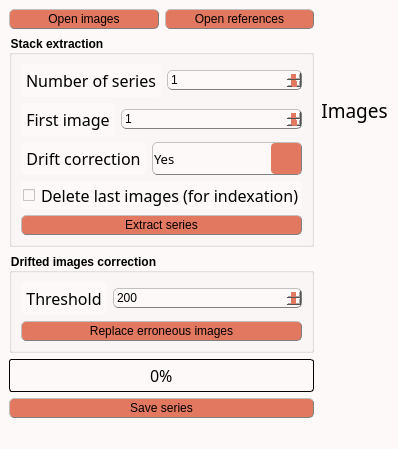
<?xml version="1.0" encoding="UTF-8"?>
<ui version="4.0">
 <class>MainWindow</class>
 <widget class="QMainWindow" name="MainWindow">
  <property name="windowModality">
   <enum>Qt::WindowModal</enum>
  </property>
  <property name="geometry">
   <rect>
    <x>0</x>
    <y>0</y>
    <width>347</width>
    <height>429</height>
   </rect>
  </property>
  <property name="sizePolicy">
   <sizepolicy hsizetype="Preferred" vsizetype="Preferred">
    <horstretch>0</horstretch>
    <verstretch>0</verstretch>
   </sizepolicy>
  </property>
  <property name="contextMenuPolicy">
   <enum>Qt::PreventContextMenu</enum>
  </property>
  <property name="windowTitle">
   <string>Extract mosaic</string>
  </property>
  <property name="windowOpacity">
   <double>1.000000000000000</double>
  </property>
  <property name="autoFillBackground">
   <bool>false</bool>
  </property>
  <property name="styleSheet">
   <string notr="true">/* Couleur du fond, label, combobox, progressbar vide et spin box */
QWidget, QLabel, QComboBox, QProgressBar, QSpinBox {background-color: rgb(253, 249, 248)}

/* Couleur quand inactif */
QPushButton:disabled, QComboBox:disabled, QSpinBox:disabled {background-color: rgba(243, 98, 64,150)}

/* Couleur des boutons et des selecteurs */
QPushButton, QComboBox::drop-down:button, QComboBox::down-arrow, QComboBox::down-arrow:disabled, QSpinBox::drop-down:button, QSpinBox::down-arrow, QSpinBox::down-arrow:disabled, QSpinBox::drop-up:button, QSpinBox::up-arrow, QSpinBox::up-arrow:disabled, QSlider::handle:horizontal {background-color: rgb(226, 120, 95)}

/* Couleur des bordures de même couleur que les boutons */
QComboBox::drop-down:button, QSpinBox::drop-down:button, QSpinBox::drop-up:button {border-color: rgb(193, 167, 181)}

/* Couleur des textes */
QLabel, QPushButton, QPushButton:hover, QCheckBox, QComboBox, Line, QTextEdit, QSpinBox {color: rgb(0, 0, 0)}

/* style des bordures 1 */
QLabel, QPushButton, QPushButton:hover, QComboBox, QSpinBox  {
	border-style : outset;
	min-width : 5em;
}

/* style des bordures 2 */
QPushButton, QPushButton:hover, QComboBox, QSpinBox  {
	border-radius: 5px;
	border-width: 1px;
	border-color: gray;
}

/* Font 1 */
QPushButton, QPushButton:hover, QCheckBox, QProgressBar {font: 12pt &quot;Noto Sans Cond&quot;}

/* Font 2 */
QComboBox, QTextEdit, QSpinBox {font: 10pt &quot;Noto Sans Cond&quot;}

/* Padding 1 */
QLabel, QComboBox, QComboBox::down-arrow, QSpinBox, QSpinBox::down-arrow, QSpinBox::up-arrow {padding : 1px;}

/* Padding 2 */
QPushButton, QPushButton:hover, QCheckBox {padding : 2px;}

QLabel {
	Border-radius : 5px;
	border-width : 0px;
	border-color : black;
	font : 14pt &quot;Noto Sans Cond&quot;;
}

/* Gestion taille des QCheckBoxes */
QCheckBox::indicator:unchecked, QCheckBox::indicator:unchecked:hover, QCheckBox::indicator:checked, QCheckBox::indicator:checked:hover  {
	width :12px;
	height : 12px;
}

QPushButton:hover {background-color: rgb(243, 98, 64);}

QCheckBox::indicator:unchecked {image: url(icons/uncheck_icon.png);}

QCheckBox::indicator:unchecked:hover {image: url(icons/uncheck_hover_icon.png);}

QCheckBox::indicator:checked {image: url(icons/Check_icon.png);}

QCheckBox::indicator:checked:hover {image: url(icons/Check_hover_icon.png);}

QComboBox::drop-down:button{
	border-radius: 4px;
	border-width: 1px;
	width: 30px;
}

QComboBox::down-arrow {
	 image : url(icons/Arrow_down.png); 
    width: 12px;
    height: 12px;
}

Line{
	format: plain;
	midLine-Width : 1px;
}

QFrame[height=&quot;3&quot;], QFrame[width=&quot;3&quot;] {background-color: #3A3939;}

QTextEdit{
	background-color: rgb(255, 255, 255);
	border-style: solid;
	border-radius: 5px;
	border-width: 1px;
	border-color: black;
}

QLineEdit {font : 12pt &quot;Noto Sans Cond&quot;;}

/* Gestion taille des QLineEdit */
QLineEdit::indicator:unchecked, QLineEdit::indicator:unchecked:hover, QLineEdit::indicator:checked, QLineEdit::indicator:checked:hover  {
	border-color: black;
}

QHBoxLayout {background-color: rgb(0, 240, 240, 50);}

QProgressBar {
	text-align: center;
	border: 1px solid black;
	border-radius: 3px;
 }

 QProgressBar::chunk {
	background-color: rgb(243, 98, 64);
	width: 15px;
	margin : 0.5px;
 }

QSpinBox::drop-down:button, QSpinBox::drop-up:button {
	border-radius: 2px;
	border-width: 1px;
	width: 36px;
}

QSpinBox::down-arrow {
	image : url(icons/Arrow_down.png);
    width: 24px;
    height: 22px;
}

QSpinBox::up-arrow {
	image : url(icons/Arrow_up.png);
    width: 24px;
    height: 22px;
}

QSlider::groove:horizontal {
    border: 1px solid #999999;
    height: 2px; /* the groove expands to the size of the slider by default. by giving it a height, it has a fixed size */
    background-color: rgb(0, 0, 0);
    margin: 1px 0;
}

QSlider::handle:horizontal {
    border: 1px solid #5c5c5c;
    width: 15px;
    height: 30px;
    margin: -10px 0; /* handle is placed by default on the contents rect of the groove. Expand outside the groove */
    border-radius: 3px;
}

QGroupBox {
    font-weight: bold;
}</string>
  </property>
  <property name="toolButtonStyle">
   <enum>Qt::ToolButtonIconOnly</enum>
  </property>
  <widget class="QWidget" name="centralwidget">
   <property name="autoFillBackground">
    <bool>false</bool>
   </property>
   <property name="styleSheet">
    <string notr="true"/>
   </property>
   <layout class="QHBoxLayout" name="horizontalLayout_7">
    <item>
     <layout class="QHBoxLayout" name="horizontalLayout_5">
      <item>
       <layout class="QVBoxLayout" name="verticalLayout_2">
        <item>
         <layout class="QHBoxLayout" name="horizontalLayout_6">
          <item>
           <widget class="QPushButton" name="OpenData">
            <property name="sizePolicy">
             <sizepolicy hsizetype="Preferred" vsizetype="Fixed">
              <horstretch>0</horstretch>
              <verstretch>0</verstretch>
             </sizepolicy>
            </property>
            <property name="toolTip">
             <string>&lt;html&gt;&lt;head/&gt;&lt;body&gt;&lt;p&gt;Open the folder containing the images&lt;/p&gt;&lt;/body&gt;&lt;/html&gt;</string>
            </property>
            <property name="text">
             <string>Open images</string>
            </property>
            <property name="icon">
             <iconset>
              <normaloff>../Traitement_stack/icons/import_icon.png</normaloff>../Traitement_stack/icons/import_icon.png</iconset>
            </property>
           </widget>
          </item>
          <item>
           <widget class="QPushButton" name="ProcessRef_bttn">
            <property name="toolTip">
             <string>&lt;html&gt;&lt;head/&gt;&lt;body&gt;&lt;p&gt;Select the images references only&lt;/p&gt;&lt;/body&gt;&lt;/html&gt;</string>
            </property>
            <property name="text">
             <string>Open references</string>
            </property>
           </widget>
          </item>
         </layout>
        </item>
        <item>
         <widget class="QGroupBox" name="groupBox">
          <property name="title">
           <string>Stack extraction</string>
          </property>
          <layout class="QVBoxLayout" name="verticalLayout_3">
           <item>
            <layout class="QHBoxLayout" name="horizontalLayout">
             <item>
              <widget class="QLabel" name="XYbin_label_">
               <property name="sizePolicy">
                <sizepolicy hsizetype="Fixed" vsizetype="Preferred">
                 <horstretch>0</horstretch>
                 <verstretch>0</verstretch>
                </sizepolicy>
               </property>
               <property name="font">
                <font>
                 <family>Noto Sans Cond</family>
                 <pointsize>12</pointsize>
                 <weight>50</weight>
                 <italic>false</italic>
                 <bold>false</bold>
                </font>
               </property>
               <property name="styleSheet">
                <string notr="true">QLabel {
color: rgb(0, 0, 0);
background-color:	rgb(253, 249, 248);
border-style : outset;
Border-radius : 5px;
border-width : 0px;
border-color : black;
min-width : 5em;
padding : 5px;
font : 12pt &quot;Noto Sans Cond&quot;;
}</string>
               </property>
               <property name="text">
                <string>Number of series</string>
               </property>
               <property name="alignment">
                <set>Qt::AlignCenter</set>
               </property>
              </widget>
             </item>
             <item>
              <widget class="QSpinBox" name="nbrSeries">
               <property name="sizePolicy">
                <sizepolicy hsizetype="Minimum" vsizetype="Fixed">
                 <horstretch>0</horstretch>
                 <verstretch>0</verstretch>
                </sizepolicy>
               </property>
               <property name="minimumSize">
                <size>
                 <width>79</width>
                 <height>15</height>
                </size>
               </property>
               <property name="toolTip">
                <string>&lt;html&gt;&lt;head/&gt;&lt;body&gt;&lt;p&gt;&lt;span style=&quot; font-size:11pt;&quot;&gt;Define the number of series&lt;/span&gt;&lt;/p&gt;&lt;/body&gt;&lt;/html&gt;</string>
               </property>
               <property name="minimum">
                <number>1</number>
               </property>
               <property name="maximum">
                <number>99</number>
               </property>
              </widget>
             </item>
            </layout>
           </item>
           <item>
            <layout class="QHBoxLayout" name="horizontalLayout_2">
             <item>
              <widget class="QLabel" name="XYbin_label_1">
               <property name="sizePolicy">
                <sizepolicy hsizetype="Fixed" vsizetype="Preferred">
                 <horstretch>0</horstretch>
                 <verstretch>0</verstretch>
                </sizepolicy>
               </property>
               <property name="font">
                <font>
                 <family>Noto Sans Cond</family>
                 <pointsize>12</pointsize>
                 <weight>50</weight>
                 <italic>false</italic>
                 <bold>false</bold>
                </font>
               </property>
               <property name="styleSheet">
                <string notr="true">QLabel {
color: rgb(0, 0, 0);
background-color:	rgb(253, 249, 248);
border-style : outset;
Border-radius : 5px;
border-width : 0px;
border-color : black;
min-width : 5em;
padding : 5px;
font : 12pt &quot;Noto Sans Cond&quot;;
}</string>
               </property>
               <property name="text">
                <string>First image</string>
               </property>
               <property name="alignment">
                <set>Qt::AlignCenter</set>
               </property>
              </widget>
             </item>
             <item>
              <widget class="QSpinBox" name="First_img">
               <property name="sizePolicy">
                <sizepolicy hsizetype="Minimum" vsizetype="Fixed">
                 <horstretch>0</horstretch>
                 <verstretch>0</verstretch>
                </sizepolicy>
               </property>
               <property name="minimumSize">
                <size>
                 <width>79</width>
                 <height>15</height>
                </size>
               </property>
               <property name="toolTip">
                <string>&lt;html&gt;&lt;head/&gt;&lt;body&gt;&lt;p&gt;&lt;span style=&quot; font-size:11pt;&quot;&gt;Define the first image of the first image series&lt;/span&gt;&lt;/p&gt;&lt;/body&gt;&lt;/html&gt;</string>
               </property>
               <property name="minimum">
                <number>1</number>
               </property>
               <property name="maximum">
                <number>99</number>
               </property>
              </widget>
             </item>
            </layout>
           </item>
           <item>
            <layout class="QHBoxLayout" name="horizontalLayout_3">
             <item>
              <widget class="QLabel" name="XYbin_label_2">
               <property name="sizePolicy">
                <sizepolicy hsizetype="Fixed" vsizetype="Preferred">
                 <horstretch>0</horstretch>
                 <verstretch>0</verstretch>
                </sizepolicy>
               </property>
               <property name="font">
                <font>
                 <family>Noto Sans Cond</family>
                 <pointsize>12</pointsize>
                 <weight>50</weight>
                 <italic>false</italic>
                 <bold>false</bold>
                </font>
               </property>
               <property name="styleSheet">
                <string notr="true">QLabel {
color: rgb(0, 0, 0);
background-color:	rgb(253, 249, 248);
border-style : outset;
Border-radius : 5px;
border-width : 0px;
border-color : black;
min-width : 5em;
padding : 5px;
font : 12pt &quot;Noto Sans Cond&quot;;
}</string>
               </property>
               <property name="text">
                <string>Drift correction</string>
               </property>
               <property name="alignment">
                <set>Qt::AlignCenter</set>
               </property>
              </widget>
             </item>
             <item>
              <widget class="QComboBox" name="DriftCorr_choice">
               <property name="sizePolicy">
                <sizepolicy hsizetype="Preferred" vsizetype="Minimum">
                 <horstretch>0</horstretch>
                 <verstretch>0</verstretch>
                </sizepolicy>
               </property>
               <property name="font">
                <font>
                 <family>Noto Sans Cond</family>
                 <pointsize>10</pointsize>
                 <weight>50</weight>
                 <italic>false</italic>
                 <bold>false</bold>
                </font>
               </property>
               <property name="contextMenuPolicy">
                <enum>Qt::NoContextMenu</enum>
               </property>
               <property name="toolTip">
                <string>&lt;html&gt;&lt;head/&gt;&lt;body&gt;&lt;p&gt;&lt;span style=&quot; font-size:11pt;&quot;&gt;Specify if the drift correction has been used&lt;/span&gt;&lt;/p&gt;&lt;/body&gt;&lt;/html&gt;</string>
               </property>
               <property name="styleSheet">
                <string notr="true"/>
               </property>
               <item>
                <property name="text">
                 <string>Yes</string>
                </property>
               </item>
               <item>
                <property name="text">
                 <string>No</string>
                </property>
               </item>
              </widget>
             </item>
            </layout>
           </item>
           <item>
            <widget class="QCheckBox" name="Delete_last">
             <property name="sizePolicy">
              <sizepolicy hsizetype="Preferred" vsizetype="Fixed">
               <horstretch>0</horstretch>
               <verstretch>0</verstretch>
              </sizepolicy>
             </property>
             <property name="minimumSize">
              <size>
               <width>0</width>
               <height>0</height>
              </size>
             </property>
             <property name="font">
              <font>
               <family>Noto Sans Cond</family>
               <pointsize>12</pointsize>
               <weight>50</weight>
               <italic>false</italic>
               <bold>false</bold>
              </font>
             </property>
             <property name="toolTip">
              <string>&lt;html&gt;&lt;head/&gt;&lt;body&gt;&lt;p&gt;&lt;span style=&quot; font-size:11pt;&quot;&gt;Delete the last image of each stack (only for indexation)&lt;/span&gt;&lt;/p&gt;&lt;/body&gt;&lt;/html&gt;</string>
             </property>
             <property name="styleSheet">
              <string notr="true"/>
             </property>
             <property name="text">
              <string>Delete last images (for indexation)</string>
             </property>
            </widget>
           </item>
           <item>
            <widget class="QPushButton" name="Xtract_series">
             <property name="toolTip">
              <string>&lt;html&gt;&lt;head/&gt;&lt;body&gt;&lt;p&gt;&lt;span style=&quot; font-size:11pt;&quot;&gt;Run the computation&lt;/span&gt;&lt;/p&gt;&lt;/body&gt;&lt;/html&gt;</string>
             </property>
             <property name="text">
              <string>Extract series</string>
             </property>
             <property name="icon">
              <iconset>
               <normaloff>../Traitement_stack/icons/run_icon.png</normaloff>../Traitement_stack/icons/run_icon.png</iconset>
             </property>
            </widget>
           </item>
          </layout>
         </widget>
        </item>
        <item>
         <widget class="QGroupBox" name="groupBox_2">
          <property name="title">
           <string>Drifted images correction</string>
          </property>
          <layout class="QVBoxLayout" name="verticalLayout_4">
           <item>
            <layout class="QHBoxLayout" name="horizontalLayout_4">
             <item>
              <widget class="QLabel" name="label">
               <property name="sizePolicy">
                <sizepolicy hsizetype="Fixed" vsizetype="Preferred">
                 <horstretch>0</horstretch>
                 <verstretch>0</verstretch>
                </sizepolicy>
               </property>
               <property name="font">
                <font>
                 <family>Noto Sans Cond</family>
                 <pointsize>12</pointsize>
                 <weight>50</weight>
                 <italic>false</italic>
                 <bold>false</bold>
                </font>
               </property>
               <property name="styleSheet">
                <string notr="true">QLabel {
color: rgb(0, 0, 0);
background-color:	rgb(253, 249, 248);
border-style : outset;
Border-radius : 5px;
border-width : 0px;
border-color : black;
min-width : 5em;
padding : 5px;
font : 12pt &quot;Noto Sans Cond&quot;;
}</string>
               </property>
               <property name="text">
                <string>Threshold</string>
               </property>
               <property name="alignment">
                <set>Qt::AlignCenter</set>
               </property>
              </widget>
             </item>
             <item>
              <widget class="QSpinBox" name="Threshold">
               <property name="sizePolicy">
                <sizepolicy hsizetype="Minimum" vsizetype="Fixed">
                 <horstretch>0</horstretch>
                 <verstretch>0</verstretch>
                </sizepolicy>
               </property>
               <property name="minimumSize">
                <size>
                 <width>79</width>
                 <height>15</height>
                </size>
               </property>
               <property name="toolTip">
                <string>&lt;html&gt;&lt;head/&gt;&lt;body&gt;&lt;p&gt;&lt;span style=&quot; font-size:11pt;&quot;&gt;Drifts value (pxl) which will be used as a limit beyond which the image become irrelevant and must be replaced&lt;/span&gt;&lt;/p&gt;&lt;/body&gt;&lt;/html&gt;</string>
               </property>
               <property name="minimum">
                <number>1</number>
               </property>
               <property name="maximum">
                <number>1000</number>
               </property>
               <property name="value">
                <number>200</number>
               </property>
              </widget>
             </item>
            </layout>
           </item>
           <item>
            <widget class="QPushButton" name="Erroneous_bttn">
             <property name="toolTip">
              <string>&lt;html&gt;&lt;head/&gt;&lt;body&gt;&lt;p&gt;&lt;span style=&quot; font-size:11pt;&quot;&gt;Start the replacement of the images&lt;/span&gt;&lt;/p&gt;&lt;/body&gt;&lt;/html&gt;</string>
             </property>
             <property name="text">
              <string>Replace erroneous images</string>
             </property>
             <property name="icon">
              <iconset>
               <normaloff>../Traitement_stack/icons/run_icon.png</normaloff>../Traitement_stack/icons/run_icon.png</iconset>
             </property>
            </widget>
           </item>
          </layout>
         </widget>
        </item>
        <item>
         <widget class="QProgressBar" name="progressBar">
          <property name="sizePolicy">
           <sizepolicy hsizetype="Preferred" vsizetype="Fixed">
            <horstretch>0</horstretch>
            <verstretch>0</verstretch>
           </sizepolicy>
          </property>
          <property name="minimumSize">
           <size>
            <width>90</width>
            <height>0</height>
           </size>
          </property>
          <property name="font">
           <font>
            <family>Noto Sans Cond</family>
            <pointsize>12</pointsize>
            <weight>50</weight>
            <italic>false</italic>
            <bold>false</bold>
           </font>
          </property>
          <property name="styleSheet">
           <string notr="true"/>
          </property>
          <property name="value">
           <number>0</number>
          </property>
         </widget>
        </item>
        <item>
         <widget class="QPushButton" name="Save_bttn">
          <property name="toolTip">
           <string>&lt;html&gt;&lt;head/&gt;&lt;body&gt;&lt;p&gt;Save extracted series in a specific folder&lt;/p&gt;&lt;/body&gt;&lt;/html&gt;</string>
          </property>
          <property name="text">
           <string>Save series</string>
          </property>
          <property name="icon">
           <iconset>
            <normaloff>../Traitement_stack/icons/save_icon.png</normaloff>../Traitement_stack/icons/save_icon.png</iconset>
          </property>
         </widget>
        </item>
        <item>
         <spacer name="verticalSpacer">
          <property name="orientation">
           <enum>Qt::Vertical</enum>
          </property>
          <property name="sizeHint" stdset="0">
           <size>
            <width>20</width>
            <height>40</height>
           </size>
          </property>
         </spacer>
        </item>
       </layout>
      </item>
      <item>
       <layout class="QVBoxLayout" name="verticalLayout">
        <item>
         <widget class="QLabel" name="label_CurrentStack">
          <property name="sizePolicy">
           <sizepolicy hsizetype="MinimumExpanding" vsizetype="Preferred">
            <horstretch>0</horstretch>
            <verstretch>0</verstretch>
           </sizepolicy>
          </property>
          <property name="palette">
           <palette>
            <active>
             <colorrole role="WindowText">
              <brush brushstyle="SolidPattern">
               <color alpha="255">
                <red>0</red>
                <green>0</green>
                <blue>0</blue>
               </color>
              </brush>
             </colorrole>
             <colorrole role="Button">
              <brush brushstyle="SolidPattern">
               <color alpha="255">
                <red>253</red>
                <green>249</green>
                <blue>248</blue>
               </color>
              </brush>
             </colorrole>
             <colorrole role="Text">
              <brush brushstyle="SolidPattern">
               <color alpha="255">
                <red>0</red>
                <green>0</green>
                <blue>0</blue>
               </color>
              </brush>
             </colorrole>
             <colorrole role="ButtonText">
              <brush brushstyle="SolidPattern">
               <color alpha="255">
                <red>0</red>
                <green>0</green>
                <blue>0</blue>
               </color>
              </brush>
             </colorrole>
             <colorrole role="Base">
              <brush brushstyle="SolidPattern">
               <color alpha="255">
                <red>253</red>
                <green>249</green>
                <blue>248</blue>
               </color>
              </brush>
             </colorrole>
             <colorrole role="Window">
              <brush brushstyle="SolidPattern">
               <color alpha="255">
                <red>253</red>
                <green>249</green>
                <blue>248</blue>
               </color>
              </brush>
             </colorrole>
            </active>
            <inactive>
             <colorrole role="WindowText">
              <brush brushstyle="SolidPattern">
               <color alpha="255">
                <red>0</red>
                <green>0</green>
                <blue>0</blue>
               </color>
              </brush>
             </colorrole>
             <colorrole role="Button">
              <brush brushstyle="SolidPattern">
               <color alpha="255">
                <red>253</red>
                <green>249</green>
                <blue>248</blue>
               </color>
              </brush>
             </colorrole>
             <colorrole role="Text">
              <brush brushstyle="SolidPattern">
               <color alpha="255">
                <red>0</red>
                <green>0</green>
                <blue>0</blue>
               </color>
              </brush>
             </colorrole>
             <colorrole role="ButtonText">
              <brush brushstyle="SolidPattern">
               <color alpha="255">
                <red>0</red>
                <green>0</green>
                <blue>0</blue>
               </color>
              </brush>
             </colorrole>
             <colorrole role="Base">
              <brush brushstyle="SolidPattern">
               <color alpha="255">
                <red>253</red>
                <green>249</green>
                <blue>248</blue>
               </color>
              </brush>
             </colorrole>
             <colorrole role="Window">
              <brush brushstyle="SolidPattern">
               <color alpha="255">
                <red>253</red>
                <green>249</green>
                <blue>248</blue>
               </color>
              </brush>
             </colorrole>
            </inactive>
            <disabled>
             <colorrole role="WindowText">
              <brush brushstyle="SolidPattern">
               <color alpha="255">
                <red>0</red>
                <green>0</green>
                <blue>0</blue>
               </color>
              </brush>
             </colorrole>
             <colorrole role="Button">
              <brush brushstyle="SolidPattern">
               <color alpha="255">
                <red>253</red>
                <green>249</green>
                <blue>248</blue>
               </color>
              </brush>
             </colorrole>
             <colorrole role="Text">
              <brush brushstyle="SolidPattern">
               <color alpha="255">
                <red>0</red>
                <green>0</green>
                <blue>0</blue>
               </color>
              </brush>
             </colorrole>
             <colorrole role="ButtonText">
              <brush brushstyle="SolidPattern">
               <color alpha="255">
                <red>0</red>
                <green>0</green>
                <blue>0</blue>
               </color>
              </brush>
             </colorrole>
             <colorrole role="Base">
              <brush brushstyle="SolidPattern">
               <color alpha="255">
                <red>253</red>
                <green>249</green>
                <blue>248</blue>
               </color>
              </brush>
             </colorrole>
             <colorrole role="Window">
              <brush brushstyle="SolidPattern">
               <color alpha="255">
                <red>253</red>
                <green>249</green>
                <blue>248</blue>
               </color>
              </brush>
             </colorrole>
            </disabled>
           </palette>
          </property>
          <property name="font">
           <font>
            <family>Noto Sans Cond</family>
            <pointsize>14</pointsize>
            <weight>50</weight>
            <italic>false</italic>
            <bold>false</bold>
           </font>
          </property>
          <property name="styleSheet">
           <string notr="true"/>
          </property>
          <property name="lineWidth">
           <number>1</number>
          </property>
          <property name="midLineWidth">
           <number>0</number>
          </property>
          <property name="text">
           <string>Images</string>
          </property>
          <property name="scaledContents">
           <bool>false</bool>
          </property>
          <property name="alignment">
           <set>Qt::AlignCenter</set>
          </property>
         </widget>
        </item>
        <item>
         <widget class="ImageView" name="expSeries" native="true">
          <property name="sizePolicy">
           <sizepolicy hsizetype="MinimumExpanding" vsizetype="Preferred">
            <horstretch>0</horstretch>
            <verstretch>0</verstretch>
           </sizepolicy>
          </property>
         </widget>
        </item>
       </layout>
      </item>
     </layout>
    </item>
   </layout>
  </widget>
  <widget class="QMenuBar" name="menubar">
   <property name="geometry">
    <rect>
     <x>0</x>
     <y>0</y>
     <width>347</width>
     <height>20</height>
    </rect>
   </property>
  </widget>
  <widget class="QStatusBar" name="statusbar"/>
 </widget>
 <customwidgets>
  <customwidget>
   <class>ImageView</class>
   <extends>QWidget</extends>
   <header>pyqtgraph</header>
   <container>1</container>
  </customwidget>
 </customwidgets>
 <resources/>
 <connections/>
</ui>
